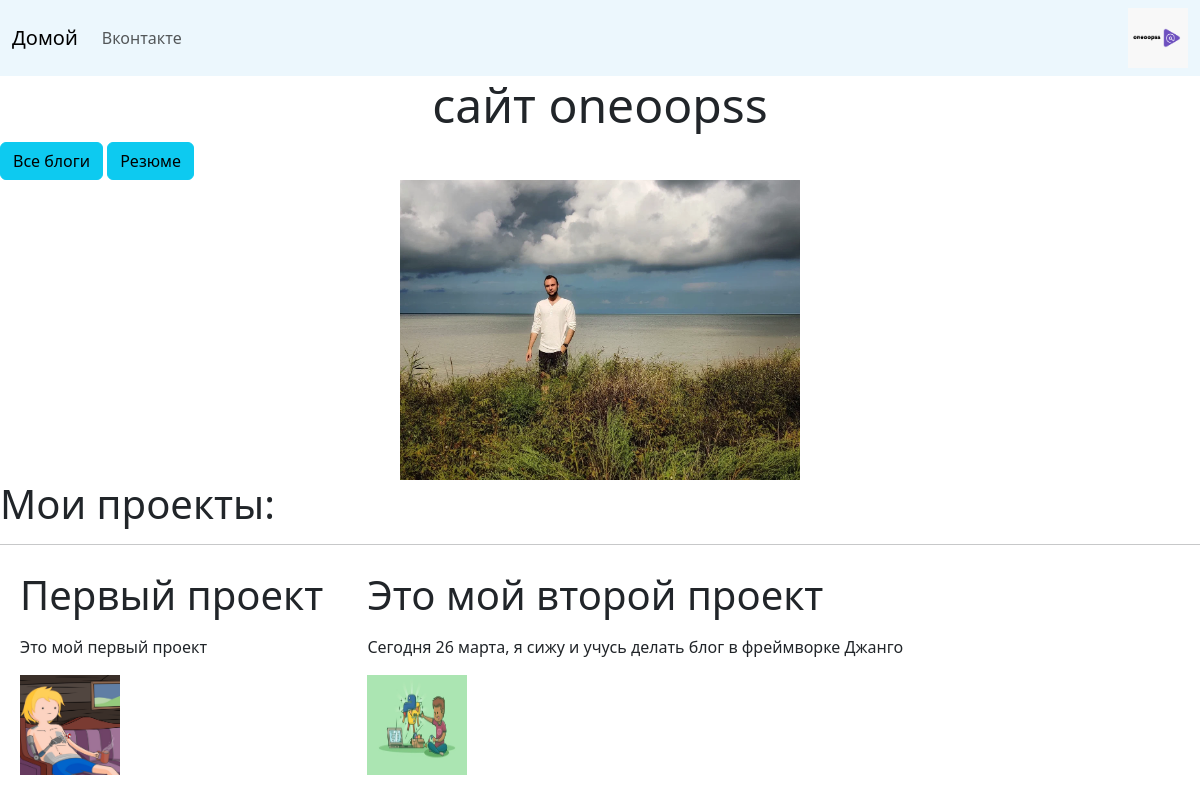
The page / on the database its author committed.
### portfolio/models.py (models this page shows)
class Project(models.Model):
    title = models.CharField(max_length=100)
    discription = models.CharField(max_length=250)
    image = models.ImageField(upload_to='portfolio/images/')
    url = models.URLField(blank=True)

### portfolio/views.py (the view)
# urls.py: 2. Add a URL to urlpatterns:  path('', views.home, name='home')
def home(r):
    projects = Project.objects.all()
    return render(r, 'portfolio/home.html', {'projects':projects})

### portfolio/templates/portfolio/home.html (shortened to what this page needs)
{% extends 'portfolio/base.html' %}
{% block content %}
{% load static %}
<h1 class="center display-5">сайт oneoopss</h1>
<button type="button" class="btn btn-info"><a href="{% url 'blog:blog' %}"class="no-link">Все блоги</a></button>
<button type="button" class="btn btn-info"><a href="{% static 'portfolio/resume.pdf' %}"class="no-link"target="_blank">Резюме</a></button>
<div class="center"><img src="{% static 'portfolio/my_photo.JPEG' %}", height="300", width="400", ></div>
<h1 class="display-6">Мои проекты: </h1>
<hr>
{% for  project in projects %}
<div class="item">
    <p class="display-6">{{ project.title }}</p>
    <p>{{ project.discription }}</p>
    {% if project.url %}
        <a href="{{ project.url }}">
            <img src="{{ project.image.url }}", height="100", width="100">
        </a>
    {% else %}
    <img src="{{ project.image.url }}", height="100", width="100">
    {% endif %}
</div>
{% endfor %}
{% endblock %}

### portfolio/templates/portfolio/home.html (style rules this page uses)
.item { display: inline-block; padding: 10px 20px; border: none; }
.center { text-align: center; display: flex; justify-content: center; align-items: center; }
.no-link { text-decoration: none; color: inherit; }

### rows shown on the page
Project: title "Первый проект", discription "Это мой первый проект", image (picture)
Project: title "Это мой второй проект", discription "Сегодня 26 марта, я сижу и учусь делать блог в фреймворке Джанго", image (picture)
